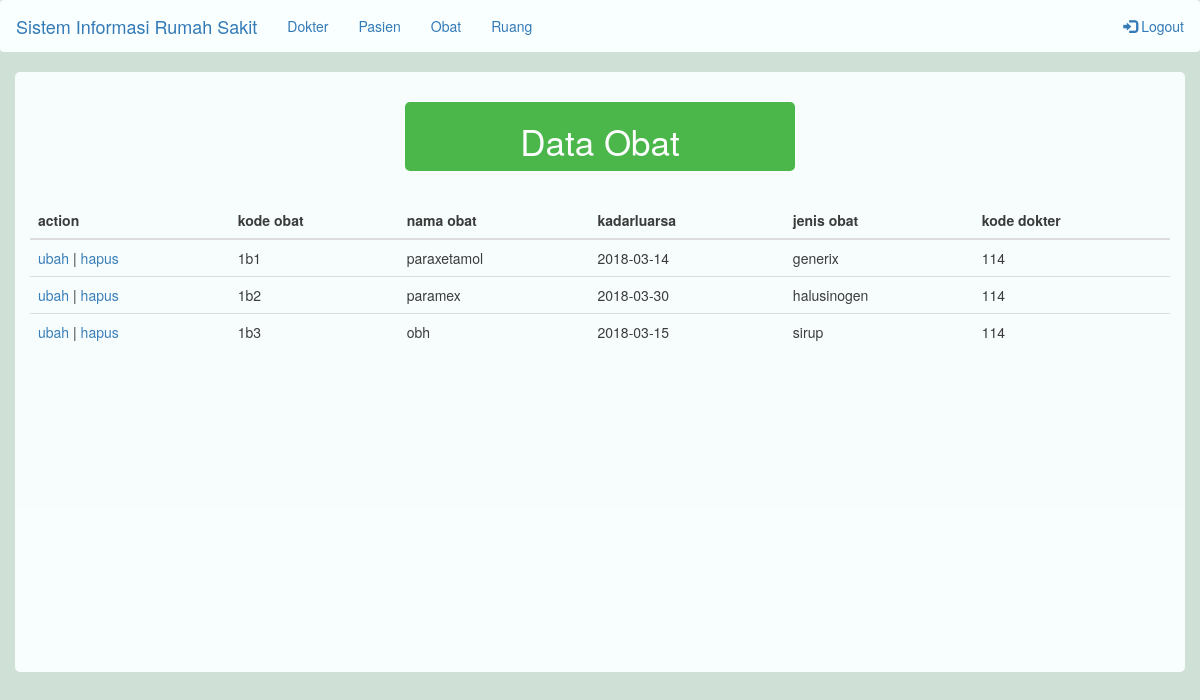
Page /obat.php (signed in) on the committed database.
### tables this page shows
CREATE TABLE `obat` (
  `kd_obat` varchar(15) NOT NULL,
  `Namaobat` varchar(30) NOT NULL,
  `kadarluarsa` date NOT NULL,
  `jenisobat` varchar(15) NOT NULL,
  `kode_dokter` varchar(11) NOT NULL
);

### functions.php (called while the page is built, shortened)
<?php
$link=mysqli_connect("localhost","root","","rumah sakit");
function query ($query) {
	global $link;
	$result= mysqli_query ($link, $query);
	$rows= [];
	while( $row= mysqli_fetch_assoc($result) ){
		$rows[]= $row;
	}
	return $rows;
}
 ?>

### obat.php (the view, shortened to what this page needs)
<?php
include 'functions.php';
$obat=query("SELECT * FROM obat");
 ?>
<!DOCTYPE html>
<html>
<head>
  <link rel="stylesheet" type="text/css" href="css/bootstrap.css">
  <link rel="stylesheet" type="text/css" href="css/bootstrap.min.css">
  <link rel="stylesheet" type="text/css" href="css/aos.css">
  <link rel="stylesheet" type="text/css" href="css/style.css">
</head>
<body style="background-color: #cfe0d7; ">
	<nav class="navbar" style="background-color: #f9fffe;">
  <div class="container-fluid">
    <div class="navbar-header">
      <a class="navbar-brand" href="#">Sistem Informasi Rumah Sakit</a>
    </div>
    <ul class="nav navbar-nav">
      <li><a href="index.php">Dokter</a></li>
      <li><a href="pasien.php">Pasien</a></li>
      <li><a href="obat.php">Obat</a></li>
      <li><a href="ruang.php">Ruang</a></li>
    </ul>
    <ul class="nav navbar-nav navbar-right">
      <li><a href="logout.php"><span class="glyphicon glyphicon-log-in"></span> Logout</a></li>
    </ul>
  </div>
</nav>
	<div class="container" style="border: 0px;  background-color: #faffff;border-radius: 5px; opacity: .95; min-height: 600px;">
		<div class="row">
			<div class="col-sm-4"></div>
    		<div class="col-sm-4 col-offset-4 " style="background-color: #44b544; border-radius: 5px; margin-top: 30px; margin-bottom: 30px;">
            <h3 style="text-align: center; color:white; font-size: 35px; ">Data Obat </h3>
        </div>
    </div>
    <div class="row">
      <div class="col-sm-5"></div>
    </div>
  <div class="table-responsive">
  <table class="table">
    <thead>
      <tr>
        <th>action</th>
		<th>kode obat</th>
		<th>nama obat</th>
		<th>kadarluarsa</th>
		<th>jenis obat</th>
    <th>kode dokter</th>
      </tr>
    </thead>
    <tbody>
    	<?php foreach ($obat as $row ) : ?>
      <tr>
       <td>
				<a href="ubah.php?id=<?= $row["kode_dokter"]; ?>">ubah</a> |
				<a href="hapus.php?id=<?= $row["kode_dokter"]; ?>">hapus</a>
			</td>
			<td><?= $row["kd_obat"];  ?></td>
			<td><?= $row["Namaobat"];  ?></td>
			<td><?= $row["kadarluarsa"]; ?></td>
			<td><?= $row["jenisobat"];  ?></td>
      <td><?= $row["kode_dokter"];  ?></td>
      </tr>
      <?php endforeach; ?>
    </tbody>
  </table>
  </div>
</div>
</body>
</html>

### css/style.css (style rules this page uses)
body, html { height: 100%; background-repeat: no-repeat; }

### rows in the picture
obat: kd_obat "1b1", Namaobat "paraxetamol", kadarluarsa "2018-03-14", jenisobat "generix", kode_dokter "114"
obat: kd_obat "1b2", Namaobat "paramex", kadarluarsa "2018-03-30", jenisobat "halusinogen", kode_dokter "114"
obat: kd_obat "1b3", Namaobat "obh", kadarluarsa "2018-03-15", jenisobat "sirup", kode_dokter "114"
